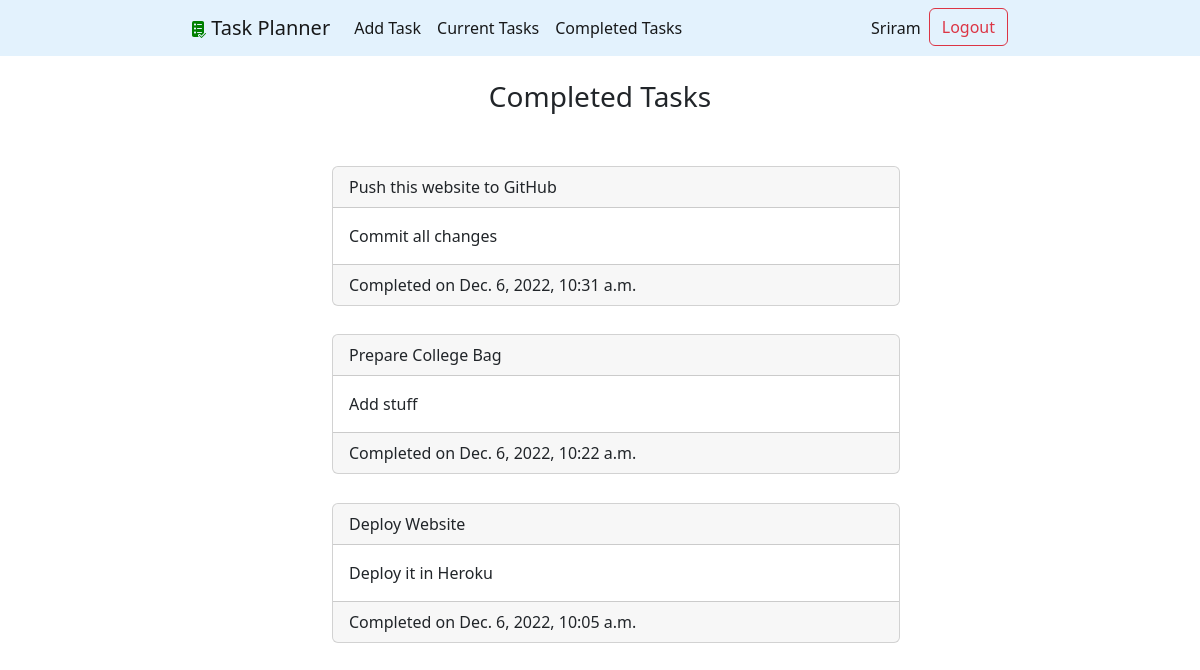
The app's page /completed/ (signed in) with its own data.
### taskplanner/models.py (models this page shows, shortened)
class Task(models.Model):
    title = models.CharField(max_length=100)
    description = models.TextField(blank=True)
    created = models.DateField(auto_now_add=True)
    time_req = models.CharField(max_length=100,null=True,blank=True)
    completed = models.BooleanField(null=True,blank=True)
    completed_date = models.DateTimeField(null=True,blank=True)
    user = models.ForeignKey(User, on_delete=models.CASCADE)

### taskplanner/views.py (the view)
# urls.py: path('completed/', views.viewcompletedtasks, name='viewcompletedtasks'),
@login_required
def viewcompletedtasks(request):
    try:
        tasks = Task.objects.filter(user = request.user, completed_date__isnull=False).order_by('-completed_date')
        return render(request, 'taskplanner/completedtasks.html', {'tasks':tasks})
    except TypeError:
        return render(request, 'taskplanner/home.html')

### taskplanner/templates/taskplanner/completedtasks.html (shortened to what this page needs)
{% extends 'taskplanner/base.html'%}
{% block content %}
<br>
    <h3>Completed Tasks</h3>
    <ul class="tasks">
        {% for task in tasks %}
        <li><div class="card">
            <div class="card-header">{{task.title}}</div>
            <div class="card-body">
            {% if task.description %}
                {{task.description}}
            {% endif %}
            </div>
            <div class="card-footer">
                Completed on {{task.completed_date}}
            </div>
        </div></li>
        {% endfor %}
    </ul>
{% endblock %}

### taskplanner/templates/taskplanner/base.html (shortened to what this page needs)
<!DOCTYPE html>
<html lang="en">
<head>
    {% load static %}
    <link href="https://cdn.jsdelivr.net/npm/bootstrap@5.2.3/dist/css/bootstrap.min.css" rel="stylesheet">
    <link href="{% static 'taskplanner/styles.css' %}" rel="stylesheet">
</head>
<body>
    <nav class="navbar navbar-expand-md">
        <div class="container-fluid">
          <a class="navbar-brand" href="#">
            <img src="{% static 'logo.png'%}" alt="">
            <span >Task Planner </span>
          </a>
          <div class="collapse navbar-collapse text-center" id="navbarSupportedContent">
            <ul class="navbar-nav">
              {% if user.is_authenticated %}
              <li class="nav-item">
                  <a class="nav-link active" aria-current="page" href="{% url 'addtask' %}">Add Task</a>
              </li>
              <li class="nav-item">
                <a class="nav-link active" aria-current="page"  href="{% url 'home' %}" >Current Tasks</a>
              </li>
              <li class="nav-item">
                <a class="nav-link active" aria-current="page"  href="{% url 'viewcompletedtasks' %}" > Completed Tasks </a>
              </li>
              {% endif %}
            </ul>
            <ul class="navbar-nav ms-auto">
                {% if user.is_authenticated %}
                <li class="nav-item">
                    <a class="nav-link active" aria-current="page">{{ user.username }}</a>
                </li>
                <form action="{% url 'logoutuser' %}" method="post">
                    <button type="submit" class="btn btn-outline-danger">Logout</button>
                </form>
                {% endif %}
              </ul>
          </div>
        </div>
    </nav>
    <div class="content">
      {% block content %}
      {% endblock %}
    </div>
</body>
</html>

### taskplanner/static/taskplanner/styles.css (style rules this page uses)
.content { display: flex; flex-direction: column; align-items: center; }
.navbar { background-color: #e3f2fd; }
.navbar .container-fluid { display: flex; margin: 0 15%; align-items: center; }
.tasks { width: 50%; list-style: none; margin: 2.5% 0%; position: relative; display: flex; flex-direction: column; align-items: stretch; }
.tasks .card { margin: 2.5% 0; }

### records on screen
Task: title "Push this website to GitHub", description "Commit all changes", completed_date "Dec. 6, 2022, 10:31 a.m."
Task: title "Prepare College Bag", description "Add stuff", completed_date "Dec. 6, 2022, 10:22 a.m."
Task: title "Deploy Website", description "Deploy it in Heroku", completed_date "Dec. 6, 2022, 10:05 a.m."

### other values on screen
{{ user.username }} "Sriram"
